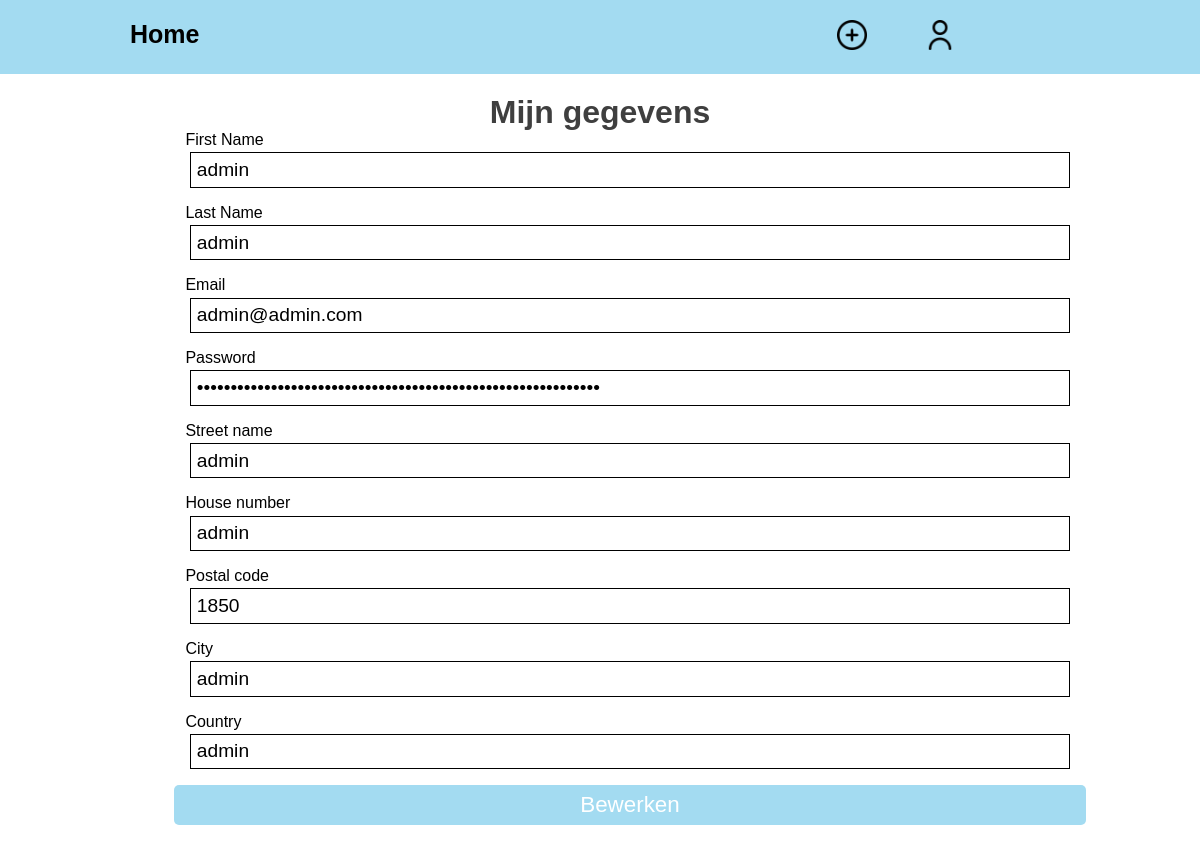
/admin.profiel.php (signed in), run on the app's committed database.
### tables this page shows
CREATE TABLE `users` (
  `id` int(11) NOT NULL,
  `firstname` varchar(300) NOT NULL,
  `lastname` varchar(300) NOT NULL,
  `email` varchar(300) NOT NULL,
  `password` varchar(300) NOT NULL,
  `typeOfUser` varchar(10) NOT NULL DEFAULT 'user',
  `street_name` varchar(300) NOT NULL,
  `house_number` varchar(5) NOT NULL,
  `postal_code` int(6) NOT NULL,
  `city` varchar(300) NOT NULL,
  `country` varchar(300) NOT NULL,
  `credits` float NOT NULL DEFAULT 1000
);

### admin.profiel.php (the view, shortened to what this page needs)
<?php
    require_once(__DIR__ . "/classes/User.php");
    $conn = \Website\XD\Classes\Db::getConnection();
    $conn->setAttribute(PDO::ATTR_ERRMODE, PDO::ERRMODE_EXCEPTION);
    $email = $_SESSION['email'];
    $query = $conn->prepare("SELECT * FROM users WHERE email = ?");
    $query->bindValue(1, $email, PDO::PARAM_STR);
    $query->execute();
    $result = $query->fetchAll(PDO::FETCH_ASSOC);
    if (count($result) > 0) {
        $user = $result[0];
    } else {
        echo "User not found.";
        exit;
    }
?><!DOCTYPE html>
<html lang="nl">
<head>
    <link rel="stylesheet" href="css/style.login.css">
    <link rel="stylesheet" href="css/style.admin.profiel.css">
    <link rel="stylesheet" href="css/style.admin.css">
</head>
<body>
    <?php include_once("admin.nav.inc.php");?>
    <h1>Mijn gegevens</h1>
    <div class="form form--profiel">
        <form action="" method="post">
            <div class="form__field">
                <label for="first_name">First Name</label>
                <input type="text" name="first_name" value="<?php echo htmlspecialchars($user['firstname']); ?>" required>
            </div>
            <div class="form__field">
                <label for="last_name">Last Name</label>
                <input type="text" name="last_name" value="<?php echo htmlspecialchars($user['lastname']); ?>">
            </div>
            <div class="form__field">
                <label for="email">Email</label>
                <input type="text" name="email" value="<?php echo htmlspecialchars($user['email']); ?>">
            </div>
            <div class="form__field">
                <label for="password">Password</label>
                <input type="password" name="password" value="<?php echo htmlspecialchars($user['password']); ?>" placeholder="Enter new password">
            </div>
            <div class="form__field">
                <label for="street_name">Street name</label>
                <input type="text" name="street_name" value="<?php echo htmlspecialchars($user['street_name']); ?>">
            </div>
            <div class="form__field">
                <label for="house_number">House number</label>
                <input type="text" name="house_number" value="<?php echo htmlspecialchars($user['house_number']); ?>">
            </div>
            <div class="form__field">
                <label for="postal_code">Postal code</label>
                <input type="text" name="postal_code" value="<?php echo htmlspecialchars($user['postal_code']); ?>">
            </div>
            <div class="form__field">
                <label for="city">City</label>
                <input type="text" name="city" value="<?php echo htmlspecialchars($user['city']); ?>">
            </div>
            <div class="form__field">
                <label for="country">Country</label>
                <input type="text" name="country" value="<?php echo htmlspecialchars($user['country']); ?>">
            </div>
            <div class="form__field">
                <input type="submit" value="Bewerken" class="btn btn--primary">
            </div>
        </form>
    </div>
</body>
</html>

### css/style.login.css (style rules this page uses)
* { font-family: 'Trebuchet MS', 'Lucida Sans Unicode', 'Lucida Grande', 'Lucida Sans', Arial, sans-serif; }
.form__field { padding-bottom: 1em; }
.form__field label { display: block; margin-bottom: 0.2em; }
.form__field input[type=text], .form__field input[type=email], .form__field input[type=password] { width: 100%; padding: 0.05em; font-size: 1.4em; }
.btn { width: 100%; margin: 0.5em auto; }
.btn--primary { background-color: #a3dbf1 ; color: white; text-align: center; border: none; padding: 0.3em 2em; font-size: 1.4em; }

### css/style.admin.profiel.css (style rules this page uses)
* { font-family: 'Trebuchet MS', 'Lucida Sans Unicode', 'Lucida Grande', 'Lucida Sans', Arial, sans-serif; }
.form__field label { display: block; margin-bottom: 0.2em; margin-left: 11%; }
.form__field input[type=text], .form__field input[type=number], .form__field input[type=password] { width: 76%; padding: 0.3em; font-size: 1.2em; border: 1px solid black; margin-left: 5%; display: block; margin: 0 auto; }
.btn { width: 80%; margin-left: 5%; }
.btn--primary { background-color: #a3dbf1; color: white; text-align: center; border: none; font-size: 1.4em; border-radius: 5px; display: block; margin: 0 auto; }
form { padding-left: 5%; }
h1, h2, h3 { color: #3F3F3F; text-align: center; padding-top: 10px; }

### css/style.admin.css (style rules this page uses)
* { font-family: 'Trebuchet MS', 'Lucida Sans Unicode', 'Lucida Grande', 'Lucida Sans', Arial, sans-serif; margin: 0; }
body { display: flex; flex-direction: column; }

### data on the page
users: first_name "admin", last_name "admin", email "admin@admin.com", street_name "admin", house_number "admin", postal_code "1850", city "admin", country "admin"
